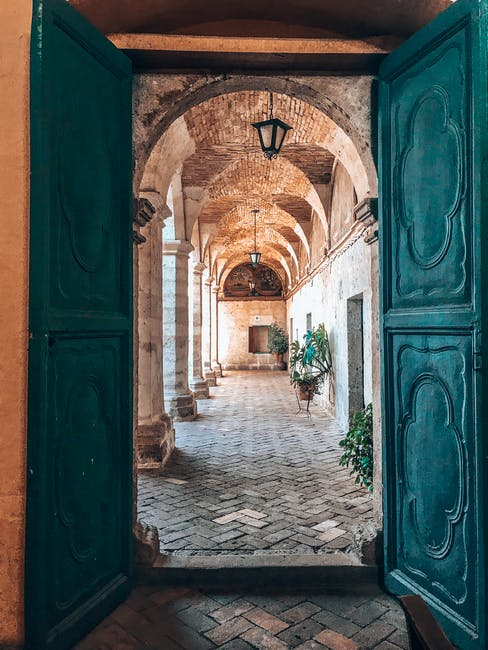
%> input picture week1/door.jpeg, 488 x 650 px
$ octave hough_line.m   (GNU Octave 9; MATLAB toolbox functions it lacks are replaced by stand-ins)
%> lines starting %> are read from the running program, lines starting %| are printed output that depends on the picture
clear;clc;
I  = imread('door.jpeg');
%> I is the input picture: size 650x488x3 uint8; mean R, G, B 81.9, 88.8, 84.8
GR = rgb2gray(I);
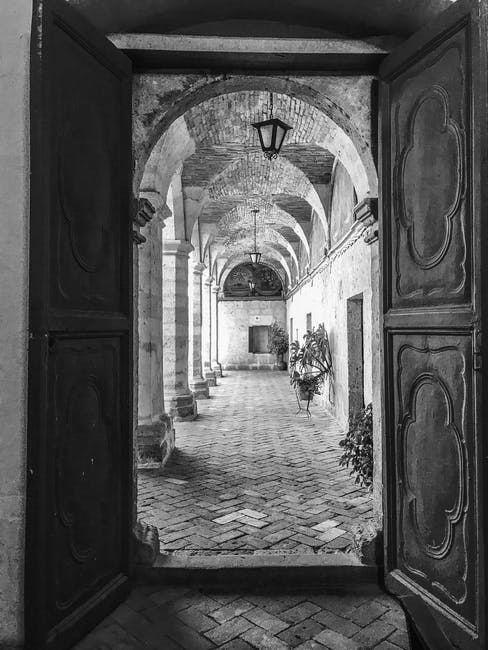
%> GR: size 650x488 uint8; min 0, max 255, mean 86.3
rotI = imrotate(GR,0,'crop');
BW = edge(rotI,'canny');
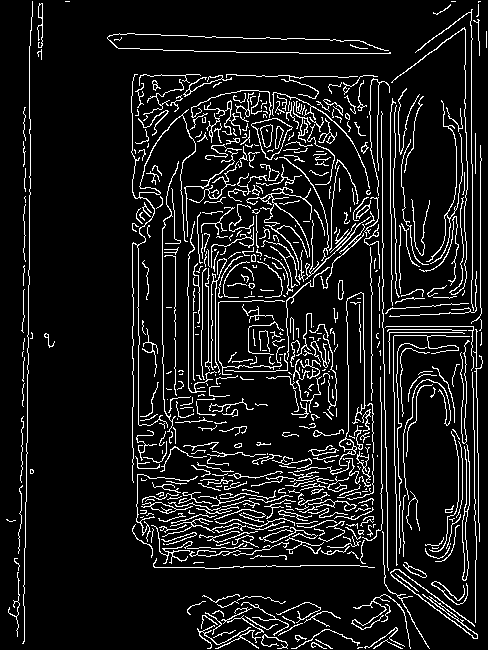
%> BW: size 650x488 logical; 10% white in thin lines or dots
[H,theta,rho] = hough(BW);
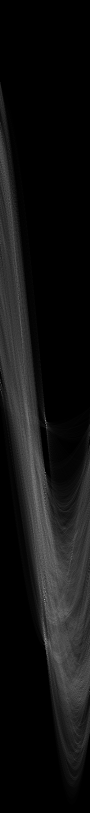
%> H: size 1625x180 double (shown at 1/2 size); min 0, max 269, mean 19.6; drawn with min black and max white
%> theta = 180 values from -90 to 89; rho = 1625 values from -812 to 812

imshow(H,[],'XData',theta,'YData',rho,...
        'InitialMagnification','fit');
xlabel('\theta'), ylabel('\rho');
axis on, axis normal, hold on;

P = houghpeaks(H,5,'threshold',ceil(0.3*max(H(:))));
%> P = [1200 90; 847 92; 945 91; 1278 91; 1021 91]

x = theta(P(:,2));
%> x = [-1 1 0 0 0]
y = rho(P(:,1));
%> y = [387 34 132 465 208]
plot(x,y,'s','color','white');
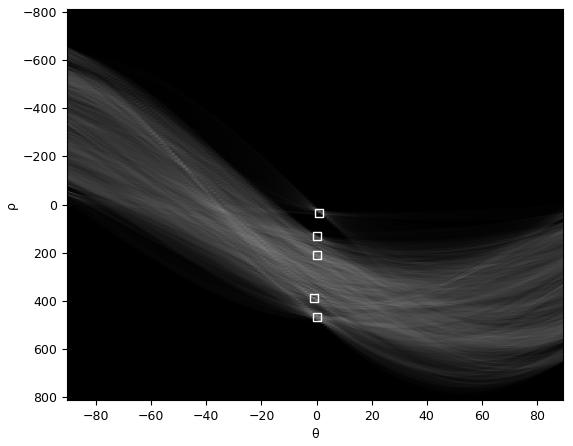
%> figure redrawn from the program's plot data

lines = houghlines(BW,theta,rho,P,'FillGap',5,'MinLength',7);
%> lines = 41 lines; longest, point1 to point2 (x, y): (209, 251) to (209, 362), (391, 141) to (391, 198), (28, 375) to (28, 430), (397, 495) to (397, 541), (25, 549) to (25, 594), (27, 444) to (27, 488)

figure, imshow(rotI), hold on
max_len = 0;
for k = 1:length(lines)
   xy = [lines(k).point1; lines(k).point2];
   plot(xy(:,1),xy(:,2),'LineWidth',2,'Color','green');

   % Plot beginnings and ends of lines
   plot(xy(1,1),xy(1,2),'x','LineWidth',2,'Color','yellow');
   plot(xy(2,1),xy(2,2),'x','LineWidth',2,'Color','red');

   % Determine the endpoints of the longest line segment
   len = norm(lines(k).point1 - lines(k).point2);
   if ( len > max_len)
      max_len = len;
      xy_long = xy;
   end
end
%> this loop made 41 passes
%> (len, max_len, xy_long) on passes 1, 38: (57, 57, [391 141; 391 198]), (111, 111, [209 251; 209 362])
%> (xy, len) on passes 2 to 7: ([392 215; 392 255], 40), ([394 327; 394 370], 43), ([395 393; 395 427], 34), ([396 467; 396 484], 17), ([397 495; 397 541], 46), ([25 549; 25 594], 45)

% highlight the longest line segment
plot(xy_long(:,1),xy_long(:,2),'LineWidth',2,'Color','cyan');
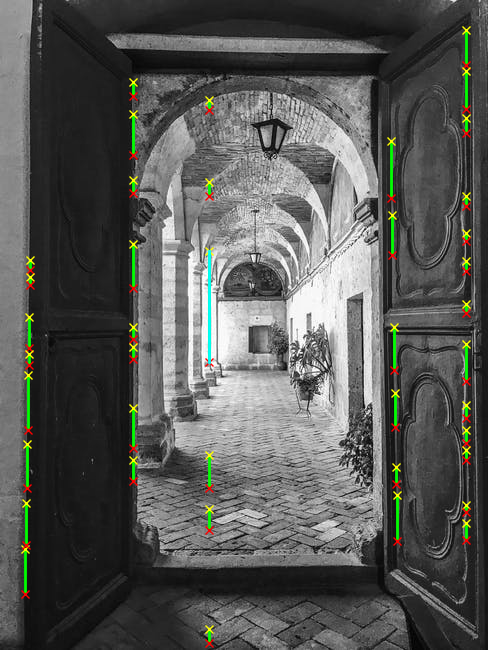
%> figure redrawn from the program's plot data
